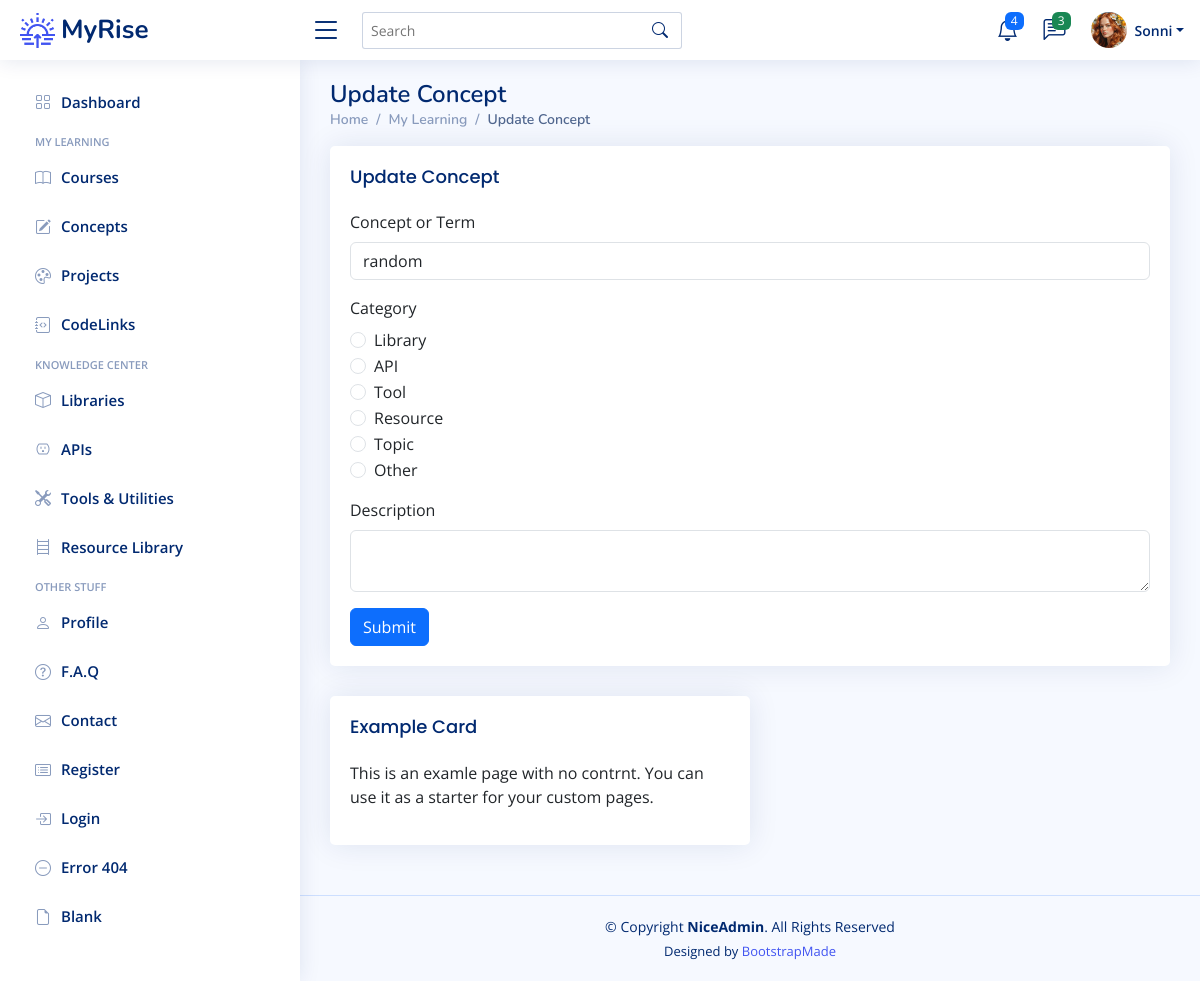
Before: /concepts/11/update (signed in) with the older database file.
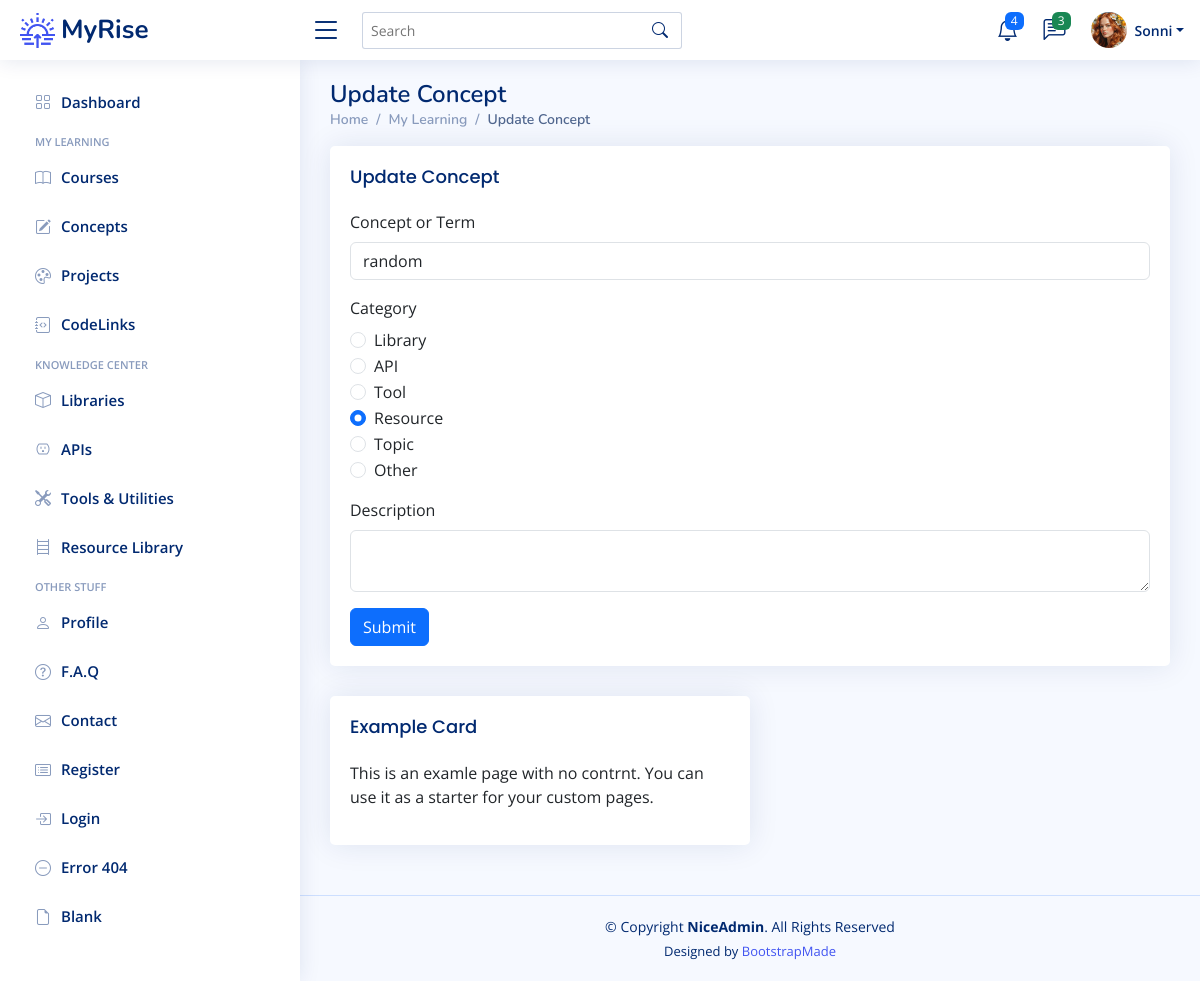
After: the same page with the newer database file.
### app/models.py (models this page shows)
class Concept(db.Model):
    __tablename__ = "concepts"
    id: Mapped[int] = mapped_column(Integer, primary_key=True)
    concept_term: Mapped[str] = mapped_column(String(50), nullable=False)
    category: Mapped[str] = mapped_column(String(100), nullable=True)
    description: Mapped[str] = mapped_column(Text, nullable=True)
    date_added: Mapped[datetime.date] = mapped_column(Date, nullable=False)

### app/routes.py (the view, shortened to what this page needs)
@app.route('/concepts/<int:num>/update', methods=["GET", "POST"])
@login_required
def update_concept(num):
    concept_to_update = db.session.execute(db.select(Concept).where(Concept.id == num)).scalar()
    form = NewConceptForm(obj=concept_to_update)
    return render_template('update.html', form=form, object="Concept")

### app/forms.py
class NewConceptForm(FlaskForm):
    concept_term = StringField("Concept or Term", validators=[InputRequired()])
    category = RadioField("Category",
                           choices=[
                               ('library', 'Library'),
                               ('api', 'API'),
                               ('tool', 'Tool'),
                               ('resource', 'Resource'),
                               ('topic', 'Topic'),
                               ('other', 'Other'),
                           ], coerce=str)
    description = TextAreaField("Description")
    submit = SubmitField("Submit")

### app/models.py (called while the page is built)
@login_manager.user_loader
def load_user(user_id):
    return db.get_or_404(User, user_id)

### app/templates/update.html (shortened to what this page needs)
{% extends 'base.html' %}
{% from 'bootstrap5/form.html' import render_form %}
{% block content %}
	<main id="main" class="main">
    <div class="pagetitle">
      <h1>Update {{ object }}</h1>
      <nav>
        <ol class="breadcrumb">
          <li class="breadcrumb-item"><a href="index.html">Home</a></li>
          <li class="breadcrumb-item">My Learning</li>
          <li class="breadcrumb-item active">Update {{ object }}</li>
        </ol>
      </nav>
    </div>
	 <div class="card">
		<div class="card-body">
		  <h5 class="card-title">Update {{ object }}</h5>
			{{ render_form(form, novalidate=True) }}
		</div>
	 </div>
    <section class="section">
        <div class="col-lg-6">
          <div class="card">
            <div class="card-body">
              <h5 class="card-title">Example Card</h5>
              <p>This is an examle page with no contrnt. You can use it as a starter for your custom pages.</p>
            </div>
          </div>
        </div>
    </section>
	</main>
{% endblock %}

Changed rows visible on the page:
changed Concept "random": category "☐ Library ☐ API ☐ Tool ☐ Resource ☐ Topic ☐ Other" → "☐ Library ☐ API ☐ Tool ☑ Resource ☐ Topic ☐ Other"
